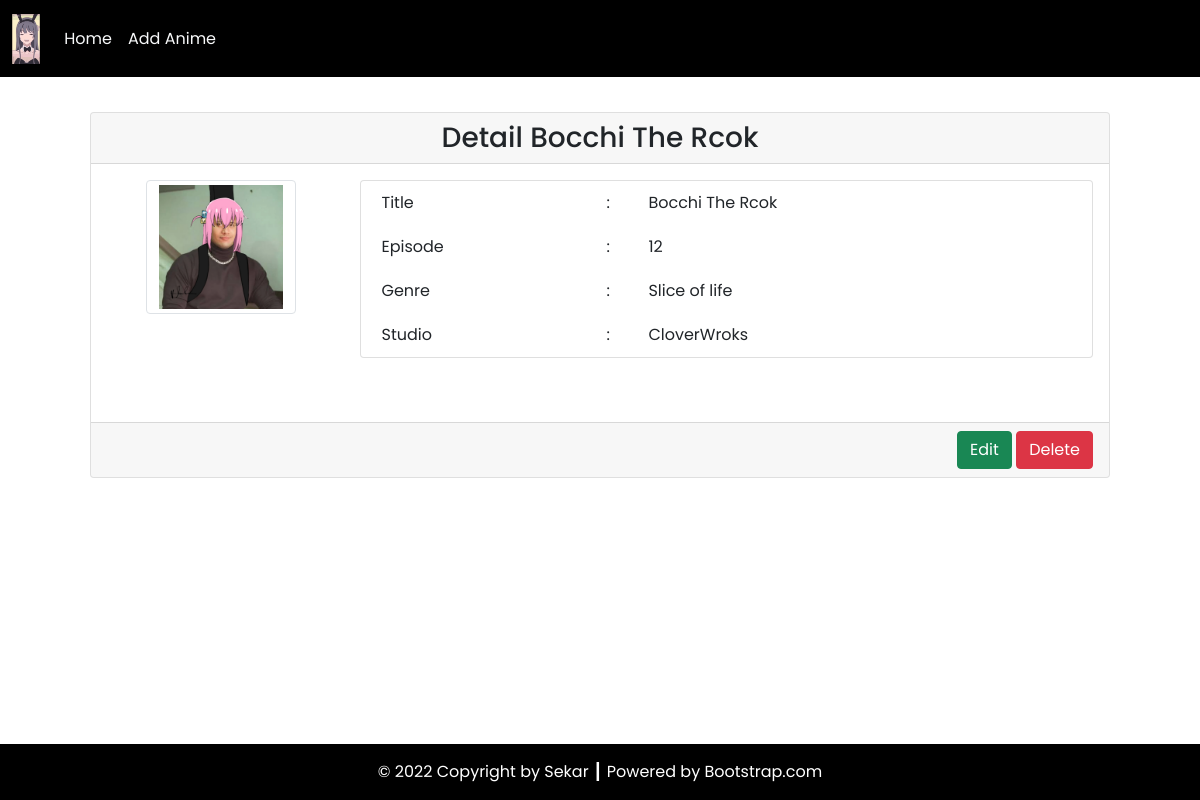
Screenshot of /Program/detail.php?id=59 with the database file from the repository.
### tables this page shows
CREATE TABLE `anime` (
  `anime_id` int(11) NOT NULL,
  `anime_foto` varchar(255) NOT NULL,
  `anime_title` varchar(255) NOT NULL,
  `anime_episode` int(15) NOT NULL,
  `genre_id` int(11) NOT NULL,
  `studio_id` int(11) NOT NULL
);

CREATE TABLE `genre` (
  `genre_id` int(11) NOT NULL,
  `jenis_genre` varchar(100) NOT NULL
);

CREATE TABLE `studio` (
  `studio_id` int(11) NOT NULL,
  `nama_studio` varchar(50) NOT NULL
);

### Program/config/db.php (called while the page is built)
<?php
$DB_HOST = "localhost";
$DB_USERNAME = "root";
$DB_PASSWORD = "";
$DB_NAME = "db_anime";

### Program/classes/DB.php (called while the page is built, shortened)
<?php
class DB
{
    private $hostname;
    private $username;
    private $password;
    private $dbname;
    private $conn;
    private $result;
    function __construct($hostname, $username, $password, $dbname)
    {
        $this->hostname = $hostname;
        $this->username = $username;
        $this->password = $password;
        $this->dbname = $dbname;
    }
    function open()
    {
        $this->conn = mysqli_connect($this->hostname, $this->username, $this->password, $this->dbname);
    }
    function execute($query)
    {
        $this->result = mysqli_query($this->conn, $query);
    }
    function getResult()
    {
        return mysqli_fetch_array($this->result);
    }
}

### Program/classes/Anime.php (called while the page is built, shortened)
<?php
class Anime extends DB
{
    function getAnimeById($id)
    {
        $query = "SELECT * FROM anime JOIN genre ON anime.genre_id=genre.genre_id JOIN studio ON anime.studio_id=studio.studio_id WHERE anime_id=$id";
        return $this->execute($query);
    }
}

### Program/detail.php (the view, shortened to what this page needs)
<?php
include('config/db.php');
include('classes/DB.php');
include('classes/Studio.php');
include('classes/Anime.php');
$anime = new Anime($DB_HOST, $DB_USERNAME, $DB_PASSWORD, $DB_NAME);
$anime->open();
$data = nulL;
if (isset($_GET['id'])) {
    $id = $_GET['id'];
    if ($id > 0) {
        $anime->getAnimeById($id);
        $row = $anime->getResult();
        $data .= '<div class="card-header text-center">
        <h3 class="my-0">Detail ' . $row['anime_title'] . '</h3>
        </div>
        <div class="card-body text-end">
            <div class="row mb-5">
                <div class="col-3">
                    <div class="row justify-content-center">
                        <img src="assets/images/' . $row['anime_foto'] . '" class="img-thumbnail" alt="' . $row['anime_foto'] . '" width="60">
                        </div>
                    </div>
                    <div class="col-9">
                        <div class="card px-3">
                            <table border="0" class="text-start">
                                <tr>
                                    <td>Title</td>
                                    <td>:</td>
                                    <td>' . $row['anime_title'] . '</td>
                                </tr>
                                <tr>
                                    <td>Episode</td>
                                    <td>:</td>
                                    <td>' . $row['anime_episode'] . '</td>
                                </tr>
                                <tr>
                                    <td>Genre</td>
                                    <td>:</td>
                                    <td>' . $row['jenis_genre'] . '</td>
                                </tr>
                                <tr>
                                    <td>Studio</td>
                                    <td>:</td>
                                    <td>' . $row['nama_studio'] . '</td>
                                </tr>
                            </table>
                        </div>
                    </div>
                </div>
            </div>
            <div class="card-footer text-end">
                <a href="addEdit.php?id=' . $row['anime_id'] . '"><button type="button" class="btn btn-success text-white">Edit</button></a>
                <a href="detail.php?hapus=' . $row['anime_id'] . '"><button type="button" class="btn btn-danger">Delete</button></a>
            </div>';
    }
}

### rows the page displays
anime: anime_title "Bocchi The Rcok", anime_foto (picture), anime_episode "12", genre.jenis_genre "Slice of life", studio.nama_studio "CloverWroks"

### other values shown
$this->content "Home Add Anime © 2022 Copyright by Sekar ┃ Powered by Bootstrap.com"
